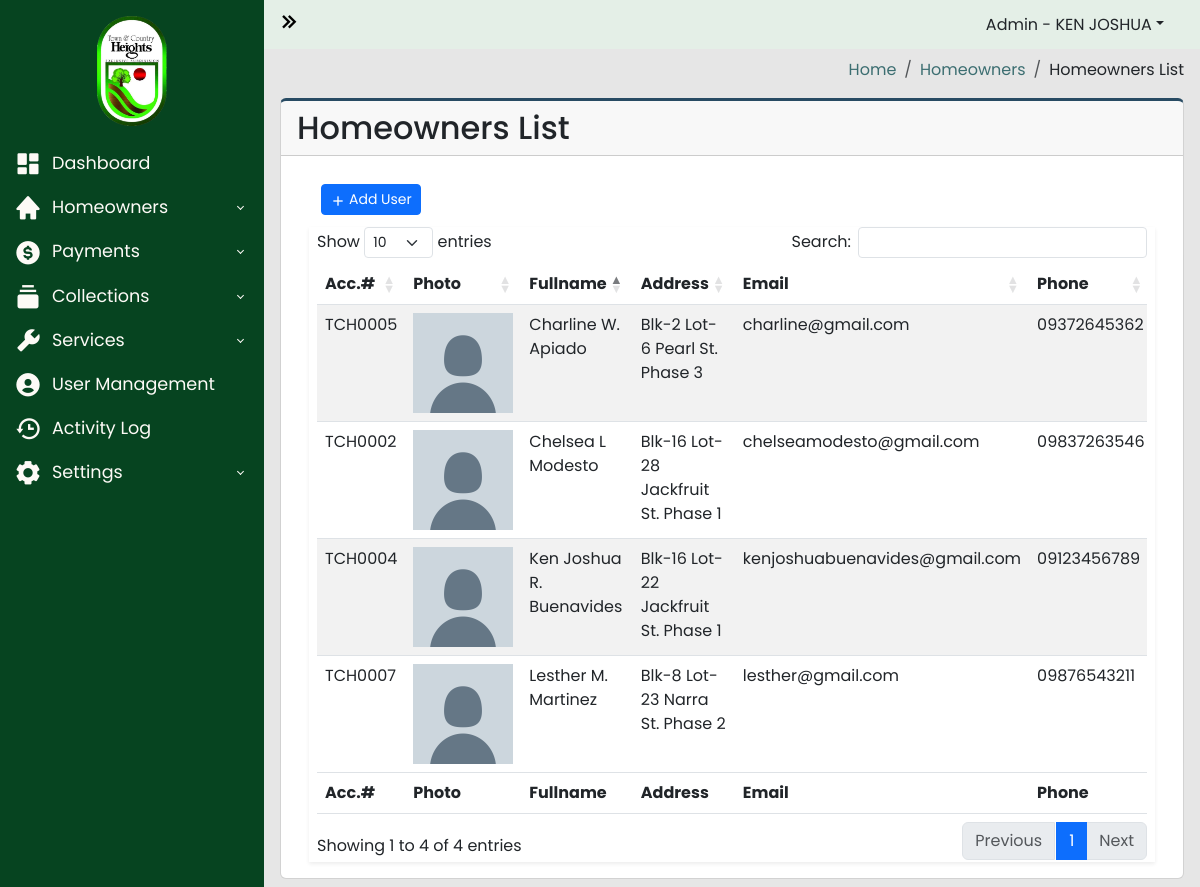
Page /admin-panel/homeowners.php (signed in) on the committed database.
### tables this page shows
CREATE TABLE `homeowners_users` (
  `id` int(100) NOT NULL,
  `account_number` varchar(100) NOT NULL,
  `username` varchar(100) NOT NULL,
  `password` varchar(100) NOT NULL,
  `firstname` varchar(100) NOT NULL,
  `lastname` varchar(100) NOT NULL,
  `middle_initial` varchar(100) NOT NULL,
  `email` varchar(100) NOT NULL,
  `phone_number` varchar(100) NOT NULL,
  `blk` varchar(100) NOT NULL,
  `lot` varchar(100) NOT NULL,
  `street` varchar(100) NOT NULL,
  `phase` varchar(100) NOT NULL,
  `status` varchar(100) NOT NULL,
  `tenant_name` varchar(100) NOT NULL
);

### admin-panel/homeowners.php (the view, shortened to what this page needs)
<?php
require_once("../includes/header.php");
?>
<?php
$server = new Server;
$server->adminAuthentication();
?>
<body>
	<div class="wrapper">
		<?php
		require_once("../includes/sidebar.php");
		?>
		<div class="main">
			<?php
			require_once("../includes/navbar.php");
			?>
			<main class="content px-3 py-2">
				<section class="content-header d-flex justify-content-end align-items-center mb-3">
					<ol class="breadcrumb mb-0">
						<li class="breadcrumb-item"><a href="#">Home</a></li>
						<li class="breadcrumb-item"><a href="#">Homeowners</a></li>
						<li class="breadcrumb-item">Homeowners List</li>
					</ol>
				</section>
				<div class="card card-border">
					<div class="card-header">
						<h2>Homeowners List</h2>
					</div>
					<div class="card-body">
						<div class="container-fluid">
							<section class="main-content">
								<div class="row">
									<div class="col-xs-12">
										<div class="box">
											<div class="header-box container-fluid d-flex align-items-center">
												<div class="col">
													<a href="#addHomeowners" data-bs-toggle="modal" class="btn btn-primary btn-sm btn-flat"><i class='bx bx-plus bx-xs bx-tada-hover'></i>Add User</a>
												</div>
											</div>
											<div class="body-box shadow-sm">
												<div class="table-responsive mx-2">
													<table id="homeownersTable" class="table table-striped" style="width:100%">
														<thead>
															<tr>
																<th width="5%">Acc.#</th>
																<th width="10%">Photo</th>
																<th width="20%">Fullname</th>
																<th width="30%">Address</th>
																<th width="10%">Email</th>
																<th width="10%">Phone</th>
															</tr>
														</thead>
														<tbody>
															<?php
															$query = "SELECT * FROM homeowners_users";
															$connection = $server->openConn();
															$stmt = $connection->prepare($query);
															$stmt->execute();
															while ($result = $stmt->fetch()) {
																$account_number = $result['account_number'];
																$firstname = $result['firstname'];
																$lastname = $result['lastname'];
																$middle_initial = $result['middle_initial'];
																$blk = $result['blk'];
																$lot = $result['lot'];
																$street = $result['street'];
																$phase = $result['phase'];
																$email = $result['email'];
																$phone_number = $result['phone_number'];
															?>
																<tr>
																	<td><?php echo $account_number; ?></td>
																	<td>
																		<div class="profile-container"><img class="profile-image" src="../uploads/default-profile.png"></div>
																	</td>
																	<td>
																		<?php
																		echo $firstname . " " . $middle_initial . " " . $lastname . "</p>";
																		?>
																	</td>
																	<td><?php echo "Blk-" . $blk . " Lot-" . $lot . " " . $street . " St. " . $phase; ?></td>
																	<td><?php echo $email; ?></td>
																	<td><?php echo $phone_number; ?></td>
																</tr>
															<?php
															}
															?>
														</tbody>
														<tfoot>
															<tr>
																<th width="5%">Acc.#</th>
																<th width="10%">Photo</th>
																<th width="20%">Fullname</th>
																<th width="30%">Address</th>
																<th width="10%">Email</th>
																<th width="10%">Phone</th>
															</tr>
														</tfoot>
													</table>
												</div>
											</div>
										</div>
									</div>
								</div>
							</section>
						</div>
					</div>
				</div>
			</main>
		</div>
	</div>
	<?php
	include("../includes/footer.php");
	?>

### styles/yearpicker.css (style rules this page uses)
:root { --background-color: #fff; --border-color: #ccc; --text-color: #555; --selected-text-color: rgb(56, 241, 164); --hover-background-color: #eee; }

### styles/general.css (style rules this page uses)
* { padding: 0; margin: 0; box-sizing: border-box; font-family: Poppins, sans-serif; }

### styles/admin-dashboard.css (style rules this page uses)
* { padding: 0; margin: 0; box-sizing: border-box; font-family: Poppins, sans-serif; }
body { background-image: url("../img/town_and_country_heights.jpg"); background-size: cover; background-repeat: no-repeat; background-attachment: fixed; }
.content { margin-top: 50px; }
.wrapper { display: flex; align-items: stretch; width: 100%; overflow: hidden; min-height: 100vh; }
.main { background-color: #e6e6e6; margin-left: 264px; transition: 0.6s ease; }
.main { display: flex; flex-direction: column; width: 100%; overflow: hidden; }
h2 { margin: 0; }
.breadcrumb-item a { text-decoration: none; color: #3C6E71; }
.header-box { height: 55px; background-color: white; }
.bx-plus, .bx-refresh, .bx-archive { vertical-align: middle; margin-right: 3px; }
.body-box { background-color: white; }
.profile-image { height: 100px; width: 100px; object-fit: cover; }
.card-border { border-top: 3px solid #284B63 ; }

### styles/login.css (style rules this page uses)
* { font-family: 'Poppins', sans-serif; }

### styles/signup.css (style rules this page uses)
* { font-family: 'Poppins', sans-serif; }

### rows in the picture
homeowners_users: account_number "TCH0002", firstname "Chelsea", middle_initial "L", lastname "Modesto", blk "16", lot "28", street "Jackfruit", phase "Phase 1", email "chelseamodesto@gmail.com", phone_number "09837263546"
homeowners_users: account_number "TCH0004", firstname "Ken Joshua", middle_initial "R.", lastname "Buenavides", blk "16", lot "22", street "Jackfruit", phase "Phase 1", email "kenjoshuabuenavides@gmail.com", phone_number "09123456789"
homeowners_users: account_number "TCH0005", firstname "Charline", middle_initial "W.", lastname "Apiado", blk "2", lot "6", street "Pearl", phase "Phase 3", email "charline@gmail.com", phone_number "09372645362"
homeowners_users: account_number "TCH0007", firstname "Lesther", middle_initial "M.", lastname "Martinez", blk "8", lot "23", street "Narra", phase "Phase 2", email "lesther@gmail.com", phone_number "09876543211"

### other values in the picture
$_SESSION['firstname'] "KEN JOSHUA"
